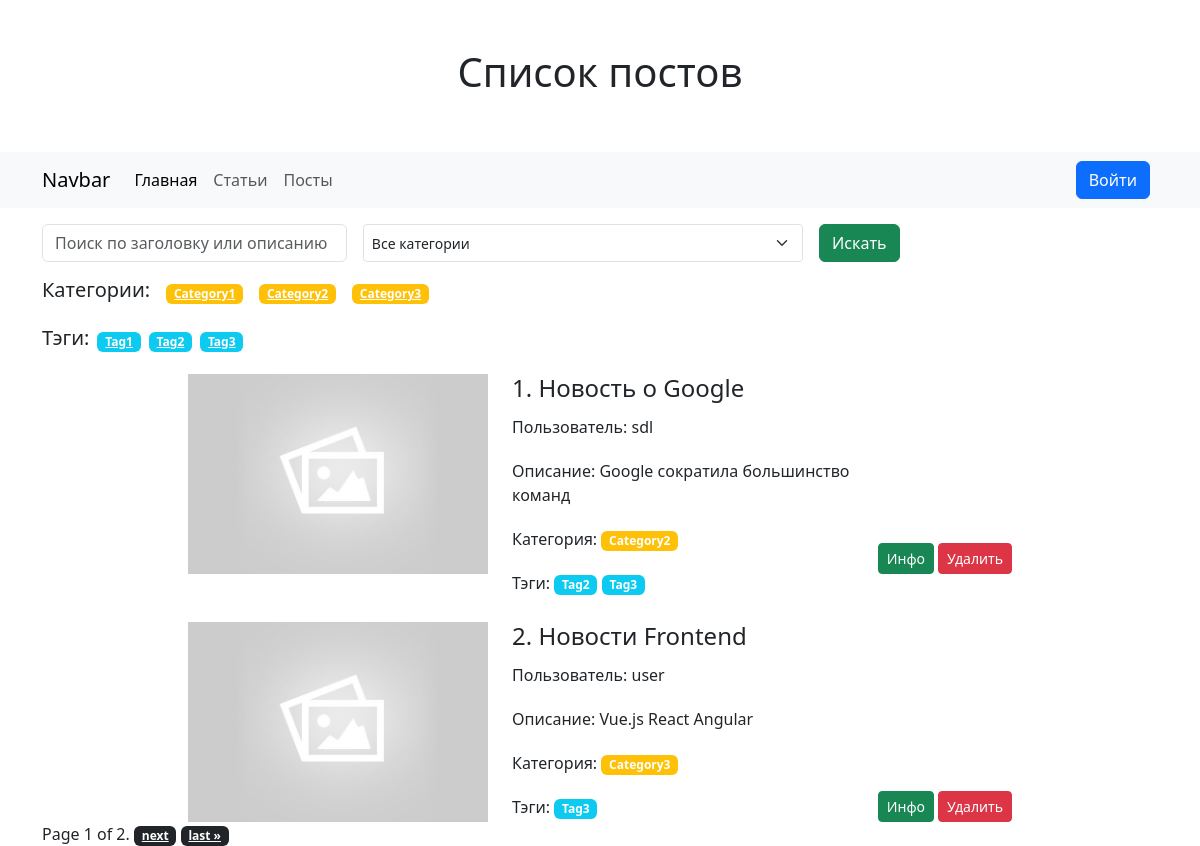
/posts/, run on the app's committed database.
### blogs/models.py (models this page shows, shortened)
class Category(models.Model):
    name = models.CharField(max_length=120, verbose_name="Имя")
    slug = models.SlugField(unique=True)
    def __str__(self):
        return f"{self.name}"

class Tag(models.Model):
    name = models.CharField(max_length=120, verbose_name="Имя")
    slug = models.SlugField(unique=True)

class Post(models.Model):
    name = models.CharField(max_length=30, verbose_name="Имя")
    description = RichTextField()
    featured_image = models.ImageField(blank=True, default="default.jpg", upload_to="images/")
    slug = models.SlugField(unique=True)
    author = models.ForeignKey(User, on_delete=models.CASCADE)
    tags = models.ManyToManyField(Tag)
    category = models.ForeignKey(Category, on_delete=models.CASCADE)
    def get_absolute_url(self):
        return reverse('post_detail', kwargs={'slug': self.slug})

### blogs/views.py (the view)
# urls.py: path("", BlogListView.as_view(), name="post_list"),
class BlogListView(ListView):
    model = Post
    paginate_by = 2
    template_name = "post/post_list.html"
    def get_context_data(self, **kwargs):
        context = super().get_context_data(**kwargs)
        context['categories'] = Category.objects.all()
        context['tags'] = Tag.objects.all()
        context['category'] = self.request.GET.get('category')
        context['tag'] = self.request.GET.get('tag')
        context['search_query'] = self.request.GET.get('search_query')
        return context
    def get_queryset(self):
        queryset = super().get_queryset()
        category_slug = self.request.GET.get('category')
        tag_slug = self.request.GET.get('tag')
        query = self.request.GET.get('search_query')
        if query:
            queryset = queryset.filter(
                Q(name__iregex=query) | Q(description__iregex=query)
            )
        if category_slug:
            category = Category.objects.get(slug=category_slug)
            queryset = queryset.filter(category=category)
        if tag_slug:
            tag = Tag.objects.get(slug=tag_slug)
            queryset = queryset.filter(tags=tag)
        return queryset

### blogs/templates/post/post_list.html (shortened to what this page needs)
{% extends "base.html" %}
{% block header %}Список постов{% endblock header %}
{% block content %}
<div class="d-flex flex-column gap-3 align-items-start mb-3">
  <form class="d-flex gap-3" method="GET">
    <input class="form-control" style="width: 600px;" type="text" name="search_query" placeholder="Поиск по заголовку или описанию">
    <select class="form-select form-select-sm" name="category">
      <option value="">Все категории</option>
    </select>
    <button class="btn btn-success" type="submit">Искать</button>
  </form>
  <div class="d-flex gap-3 align-items-center">
    <h5>Категории:</h5>
    {% for category in categories %}
    <a href="{% url 'post_list' %}?category={{ category.slug }}" class="badge bg-warning">{{ category.name }}</a>
    {% endfor %}
  </div>
  <div class="d-flex gap-2 align-items-center">
    <h5>Тэги:</h5>
    {% for tag in tags %}
    <a href="{% url 'post_list' %}?tag={{ tag.slug  }}" class="badge bg-info">{{ tag.name }}</a>
    {% endfor %}
  </div>
</div>
<div class="d-flex flex-column gap-5 align-items-center">
  {% for post in post_list %}
  <div class="d-flex gap-4" style="height: 200px;">
    {% if post.featured_image %}
    <img src="{{ post.featured_image.url}}" style="height: 200px; width: 300px;" alt="">
    {% endif %}
    <div class="d-flex" style="width: 500px;">
      <div class="d-flex flex-column gap-1">
        <h4>{{forloop.counter}}. {{ post.name }}</h4>
        <p>Пользователь: {{ post.author }}</p>
        <p>Описание: {{ post.description|striptags }}</p>
        <div>Категория:
          <p class="badge bg-warning">{{ post.category }}</p>
        </div>
        <div>Тэги:
          {% for tag in post.tags.all %}
          <p class="badge bg-info">{{ tag.name }}</p>
          {% endfor %}
        </div>
      </div>
      <div class="d-flex gap-1 align-items-end" style="margin: auto 0 0 auto;">
        <a href="{{ post.get_absolute_url }}" class="btn btn-success btn-sm">Инфо</a>
        <a href="{% url 'post_delete' slug=post.slug %}" class="btn btn-danger btn-sm">Удалить</a>
      </div>
    </div>
  </div>
  {% endfor %}
</div>
{% include "includes/pagination.html" %}
{% endblock content %}

### templates/base.html (shortened to what this page needs)
{% load static %}
<!DOCTYPE html>
<html lang="en">
<head>
    <link rel="stylesheet" href="{% static 'css/bootstrap.min.css' %}">
</head>
<body>
    <h1 class="text-center p-5"> {% block header %}Главная страница{% endblock header %}</h1>
    {% include "includes/nav.html" %}
    <div class="mt-3 container">
        {% block content %}{% endblock content %}
     </div>
</body>
</html>

### templates/includes/nav.html (shortened to what this page needs)
<nav class="navbar navbar-expand-lg bg-body-tertiary">
    <div class="container">
      <a class="navbar-brand" href="#">Navbar</a>
      <div class="collapse navbar-collapse" id="navbarSupportedContent">
        <ul class="navbar-nav me-auto mb-2 mb-lg-0">
          <li class="nav-item">
            <a class="nav-link active" aria-current="page" href="/">Главная</a>
          </li>
          <li class="nav-item">
            <a class="nav-link" href="{% url 'article.index' %}">Статьи</a>
          </li>
          <li class="nav-item">
            <a class="nav-link" href="{% url 'post_list' %}">Посты</a>
          </li>
        </ul>
        {% if user.is_authenticated %}
          <form class="d-flex gap-3 align-items-center" method="post" action="{% url 'logout' %}?next=/login">
            {% csrf_token %}
            <h5 style="margin: 0;">{{ user.username }}</h5>
            <button type="submit" class="btn btn-primary me-2">Выйти</button>
          </form>
        {% else %}
          <a href="{% url 'login' %}" class="btn btn-primary me-2">Войти</a>
        {% endif %}
      </div>
    </div>
  </nav>

### templates/includes/pagination.html (shortened to what this page needs)
<div class="pagination">
    <span class="step-links">
        <span class="current">
            Page {{ page_obj.number }} of {{ page_obj.paginator.num_pages }}.
        </span>
        {% if page_obj.has_next %}
            <a class="badge bg-dark"
               href="?page={{ page_obj.next_page_number }}{% if category %}&category={{ category }}{% endif %}{% if tag %}&tag={{ tag }}{% endif %}{% if search_query %}&search_query={{ search_query }}{% endif %}"
            >next</a>
            <a class="badge bg-dark"
               href="?page={{ page_obj.paginator.num_pages }}{% if category %}&category={{ category }}{% endif %}{% if tag %}&tag={{ tag }}{% endif %}{% if search_query %}&search_query={{ search_query }}{% endif %}"
            >last &raquo;</a>
        {% endif %}
    </span>
</div>

### data on the page
Category: name "Category1"
Category: name "Category2"
Category: name "Category3"
Tag: name "Tag1"
Tag: name "Tag2"
Tag: name "Tag3"
Post: featured_image (placeholder picture), name "Новость о Google", author "sdl", description "Google сократила большинство команд", category "Category2"
Post: featured_image (placeholder picture), name "Новости Frontend", author "user", description "Vue.js React Angular", category "Category3"

### other printed values
{{ page_obj.number }} "1"
{{ page_obj.paginator.num_pages }} "2"
